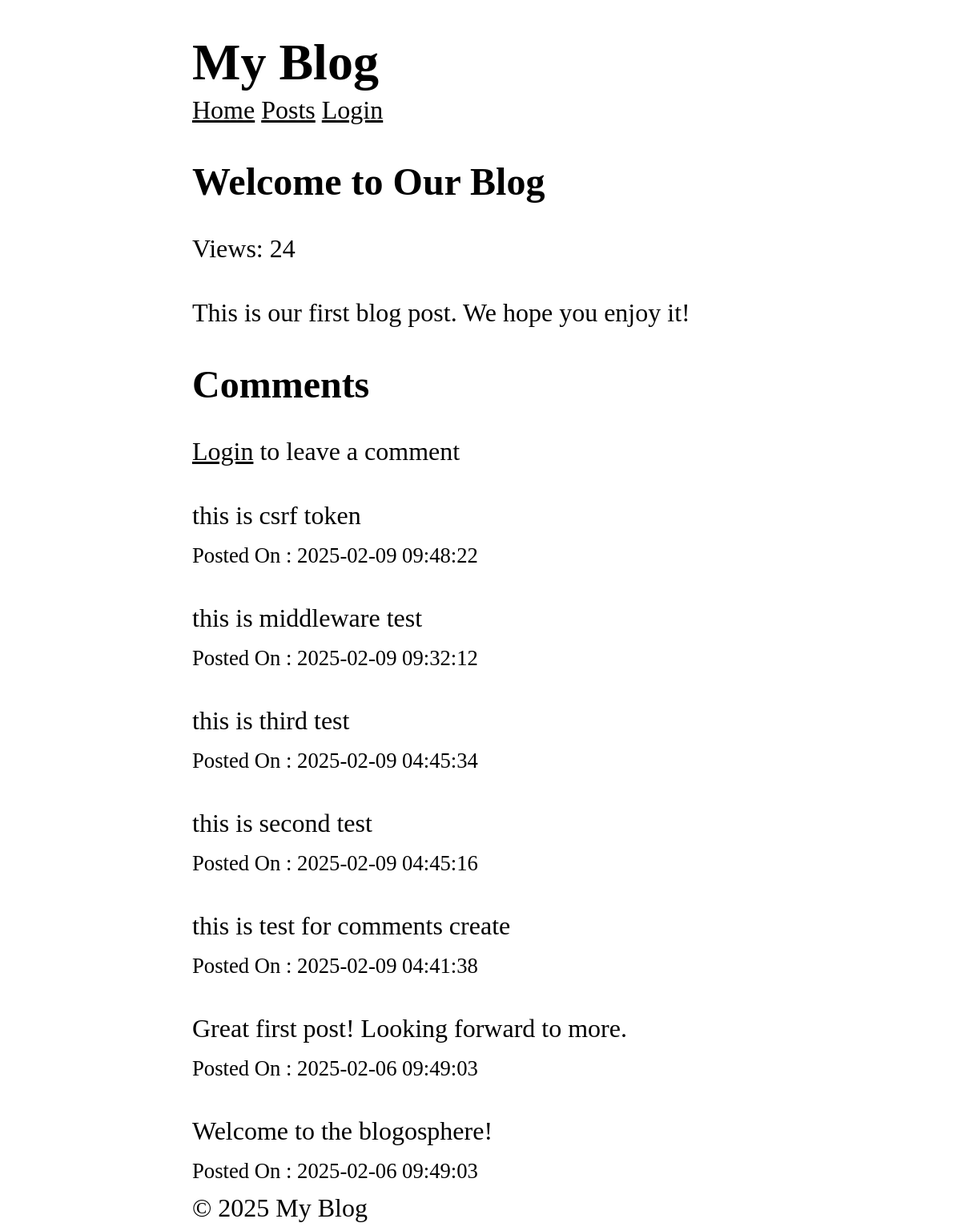
Before: /posts/1 with the older database file.
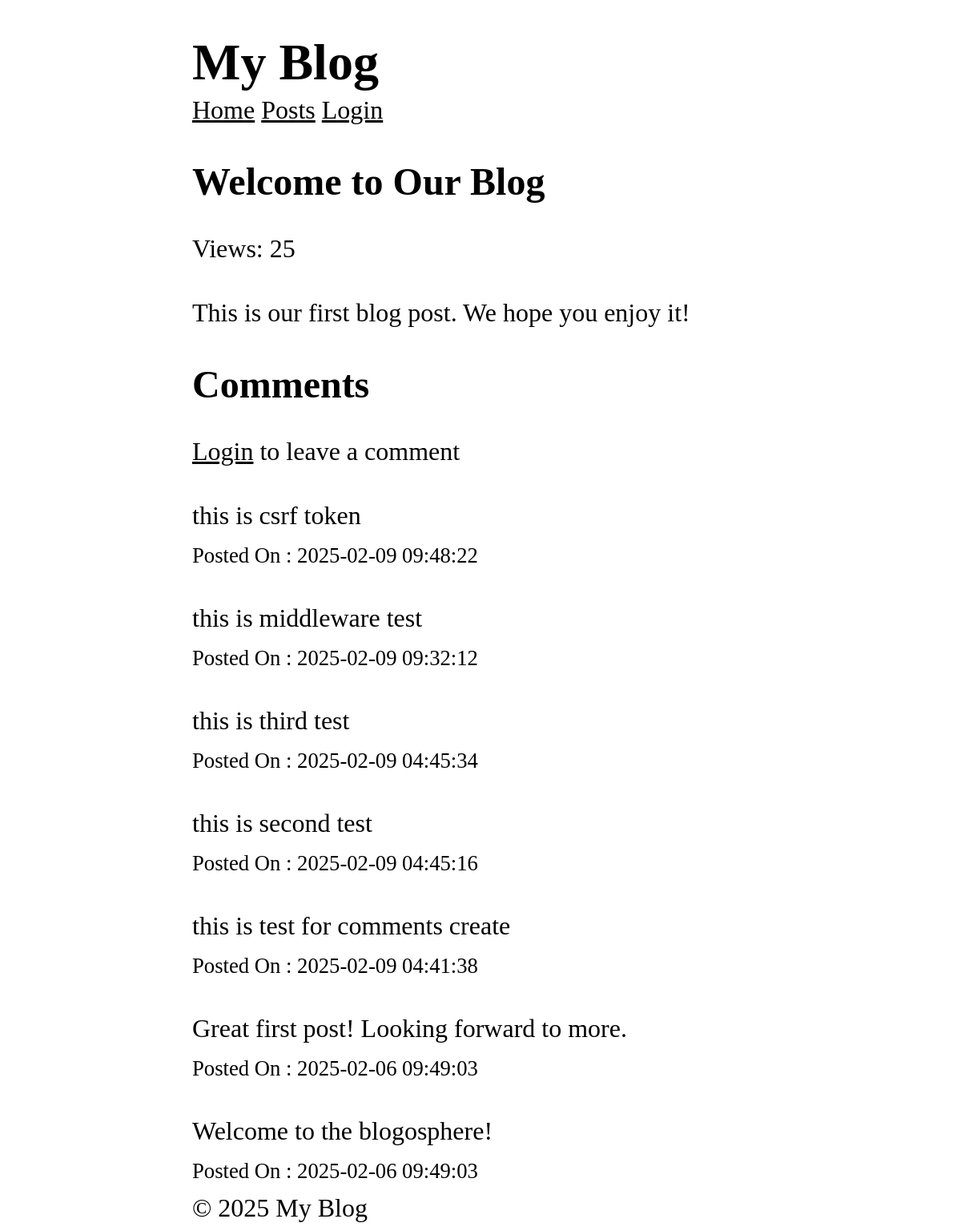
After: the same page with the newer database file.
### tables this page shows
CREATE TABLE posts (
  id INTEGER PRIMARY KEY AUTOINCREMENT,
  title TEXT NOT NULL,
  content TEXT NOT NULL,
  views INTEGER DEFAULT 0,
  user_id INTEGER NOT NULL,
  created_at DATETIME DEFAULT CURRENT_TIMESTAMP,
  FOREIGN KEY (user_id) REFERENCES users (id)
);

### core/View.php (called while the page is built, shortened)
<?php
class View
{
    protected static $globals = [];
    public static function share(string $key , mixed $value): void
    {
        static::$globals[$key] = $value;
    }
    public static function render(string $template , array $data = [], string $layout = null): string
    {
        $data = [...static::$globals , ...$data];
        $content = static::renderTemplate($template , $data);
        return static::renderLayout($layout , $data , $content);
    }
    protected static function renderTemplate(string $template , array $data): string
    {
        extract($data);
        $path = dirname(__DIR__) . "/app/Views/$template.php";
        require $path;
        return ob_get_clean();
    }
    protected static function renderLayout(?string $template , array $data , string $content): string
    {
        return ob_get_clean();
    }
}

### app/Controller/PostController.php (called while the page is built, shortened)
<?php
class PostController
{
    public function show($id)
    {
        $posts = Post::find($id);
        $comments = Comment::forPost($id);
        return View::render(template:'post/show' ,
        data: ['post' => $posts , 'comments' => $comments],
        layout:'layouts/main');
    }
}

### core/Router.php (called while the page is built, shortened)
<?php
class Router
{
    protected array $routes = [];
    protected array $globalMiddleware = [];
    protected array $routeMiddleware = [];
    public function add(string $method , string $uri , string $controller , array $middlewares = []): void
    {
        $this->routes[] = [
            'method' => $method,
            'uri' => $uri,
            'controller' => $controller ,
            'middlewares' => $middlewares
        ];
    }
    public function addGlobalMiddleware(string $middleware): void
    {
        $this->globalMiddleware[] = $middleware;
    }
    public function addRouteMiddleware(string $name , string $middleware): void
    {
        $this->routeMiddleware[$name] = $middleware;
    }
    public function dispatch(string $uri , string $method): string
    {
        $route = $this->findRoute($uri , $method);
        $middlewares = [
            ...$this->globalMiddleware,
            ...array_map(fn($name) => $this->routeMiddleware[$name] , $route['middlewares'])
        ];
        return $this->runMiddleware($middlewares ,
        function() use ($route) {
            [$controller , $action] = explode('@' , $route['controller']);
        return $this->callAction($controller , $action , $route['params']);
        });
    }
    protected function runMiddleware(array $middlewares ,callable $target): mixed
    {
        $next = $target;
        foreach(array_reverse($middlewares) as $middleware)
        {
            $next = fn()=>(new $middleware)->handle($next);
        }
        return $next();
    }
    protected function findRoute(string $uri , string $method): ?array
    {
        foreach($this->routes as $route)
        {
            $params = $this->matchRoute($route['uri'] , $uri);
            if($params !== null && $route['method'] === $method)
            {
                return [...$route ,'params' => $params];
            }
        }
        return null;
    }
    protected function matchRoute(string $routeUri , string $requestUri):?array
    {
        $routeSegaments = explode('/' , trim($routeUri , '/'));
        $requestSegaments = explode('/' , trim($requestUri , '/'));
        if(count($routeSegaments) !== count($requestSegaments)){
            return null;
        }
        $params = [];
        foreach($routeSegaments as $index => $routeSegament)
        {
            if(str_starts_with($routeSegament , '{') && str_ends_with($routeSegament , '}'))
            {
                $params[trim($routeSegament , '{}')] = $requestSegaments[$index];
            }elseif($routeSegament !== $requestSegaments[$index])
            {
                return null;
            }
        }
        return $params;
    }
    protected function callAction(string $controller ,string $action , array $params): string
    {
       return (new $controllerClass)->$action(...$params);
    }
}

### app/Middlewares/CSRF.php (called while the page is built, shortened)
<?php
class CSRF implements Middleware
{
    public function handle(callable $next)
    {
        return $next();
    }
}

### app/Middlewares/View.php (called while the page is built, shortened)
<?php
class View implements Middleware
{
    public function handle(callable $next)
    {
        return $next();
    }
}

### core/Database.php (called while the page is built, shortened)
<?php
class Database {
  protected $pdo;
  public function __construct(array $config) {
    try {
      $dsn = $this->createDsn($config);
      $username = $config['username'] ?? null;
      $password = $config['password'] ?? null;
      $options = $config['options'] ?? null;
      $this->pdo = new PDO($dsn, $username, $password, $options);
      $this->pdo->setAttribute(PDO::ATTR_ERRMODE, PDO::ERRMODE_EXCEPTION);
    } catch (PDOException $e) {
      throw new Exception("Could not connect to the database");
    }
  }
  protected function createDsn(array $config): string {
    $driver = $config['driver'];
    $dbname = $config['dbname'];
    return match($driver) {
      'sqlite' => "sqlite:$dbname",
      default => throw new Exception("Unsupported database driver: $driver")
    };
  }
  public function query(string $sql, array $params = []): PDOStatement {
    $stmt = $this->pdo->prepare($sql);
    $stmt->execute($params);
    return $stmt;
  }
  public function fetch(string $sql, array $params = [] , ?string $className = null): mixed {
    $stmt = $this->query($sql, $params);
    $stmt->setFetchMode($className ? PDO::FETCH_CLASS : PDO::FETCH_ASSOC , $className);
    return $stmt->fetch() ;
  }
}

### core/Model.php (called while the page is built, shortened)
<?php
abstract class Model {
    protected static string $table;
    public static function find(mixed $id): ?static  {
        $db = App::get('database');
         return  $db->fetch("SELECT * FROM " . static::$table . " WHERE id = ?", [$id], static::class);
    }
}

### app/Views/post/show.php (the view, shortened to what the changed rows need)
<article>
    <h1><?=htmlspecialchars($post->title);?></h1>
    <p>Views: <?= $post->views; ?></p>
    <p><?= nl2br(htmlspecialchars($post->content)); ?></p>
</article>
<section>
    <h2 id="comments">Comments</h2>
</section>

Changed rows visible on the page:
changed posts "Welcome to Our Blog": views "24" → "25"
